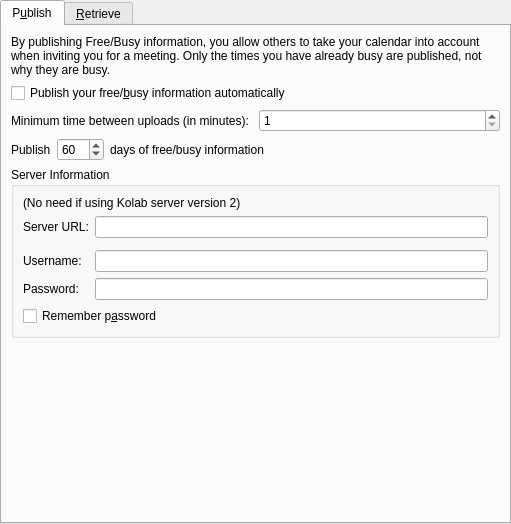
<?xml version="1.0" encoding="UTF-8"?>
<ui version="4.0">
 <class>KOGroupwarePrefsPage</class>
 <widget class="QWidget" name="KOGroupwarePrefsPage">
  <property name="geometry">
   <rect>
    <x>0</x>
    <y>0</y>
    <width>511</width>
    <height>524</height>
   </rect>
  </property>
  <layout class="QGridLayout">
   <property name="leftMargin">
    <number>0</number>
   </property>
   <property name="topMargin">
    <number>0</number>
   </property>
   <property name="rightMargin">
    <number>0</number>
   </property>
   <property name="bottomMargin">
    <number>0</number>
   </property>
   <item row="0" column="0">
    <widget class="QTabWidget" name="groupwareTab">
     <property name="enabled">
      <bool>true</bool>
     </property>
     <property name="currentIndex">
      <number>0</number>
     </property>
     <widget class="QWidget" name="tabPublish">
      <attribute name="title">
       <string>P&amp;ublish</string>
      </attribute>
      <layout class="QVBoxLayout">
       <property name="spacing">
        <number>6</number>
       </property>
       <property name="leftMargin">
        <number>9</number>
       </property>
       <property name="topMargin">
        <number>9</number>
       </property>
       <property name="rightMargin">
        <number>9</number>
       </property>
       <property name="bottomMargin">
        <number>9</number>
       </property>
       <item>
        <widget class="QLabel" name="TextLabel1">
         <property name="text">
          <string>By publishing Free/Busy information, you allow others to take your calendar into account when inviting you for a meeting. Only the times you have already busy are published, not why they are busy.</string>
         </property>
         <property name="wordWrap">
          <bool>true</bool>
         </property>
        </widget>
       </item>
       <item>
        <widget class="QCheckBox" name="publishEnable">
         <property name="whatsThis">
          <string>Check this box to upload your Free/Busy information automatically.
It is possible to skip this option and mail or upload your Free/Busy information using the Schedule menu of KOrganizer.
Note: If KOrganizer is acting as a KDE Kolab client, this is not required, as the Kolab2 server taking care of publishing your Free/Busy information and manages the access to it from other users.</string>
         </property>
         <property name="text">
          <string>Publish your free/&amp;busy information automatically</string>
         </property>
        </widget>
       </item>
       <item>
        <layout class="QHBoxLayout">
         <property name="spacing">
          <number>6</number>
         </property>
         <property name="leftMargin">
          <number>0</number>
         </property>
         <property name="topMargin">
          <number>0</number>
         </property>
         <property name="rightMargin">
          <number>0</number>
         </property>
         <property name="bottomMargin">
          <number>0</number>
         </property>
         <item>
          <widget class="QLabel" name="publishDelayLabel">
           <property name="whatsThis">
            <string>Configure minimum the interval of time in minutes between each upload here. This configuration is only effective in case you choose to publish your information automatically.</string>
           </property>
           <property name="text">
            <string>Minimum time between uploads (in minutes):</string>
           </property>
           <property name="buddy">
            <cstring>publishDelay</cstring>
           </property>
          </widget>
         </item>
         <item>
          <widget class="QSpinBox" name="publishDelay">
           <property name="whatsThis">
            <string>Configure minimum the interval of time in minutes between each upload here. This configuration is only effective in case you choose to publish your information automatically.</string>
           </property>
           <property name="minimum">
            <number>1</number>
           </property>
          </widget>
         </item>
        </layout>
       </item>
       <item>
        <layout class="QHBoxLayout">
         <property name="spacing">
          <number>6</number>
         </property>
         <property name="leftMargin">
          <number>0</number>
         </property>
         <property name="topMargin">
          <number>0</number>
         </property>
         <property name="rightMargin">
          <number>0</number>
         </property>
         <property name="bottomMargin">
          <number>0</number>
         </property>
         <item>
          <widget class="QLabel" name="TextLabel3">
           <property name="whatsThis">
            <string>Configure the number of calendar days you wish to be published and available to others here.</string>
           </property>
           <property name="text">
            <string>Publish</string>
           </property>
           <property name="buddy">
            <cstring>publishDays</cstring>
           </property>
          </widget>
         </item>
         <item>
          <widget class="QSpinBox" name="publishDays">
           <property name="whatsThis">
            <string>Configure the number of calendar days you wish to be published and available to others here.</string>
           </property>
           <property name="minimum">
            <number>1</number>
           </property>
           <property name="maximum">
            <number>366</number>
           </property>
           <property name="value">
            <number>60</number>
           </property>
          </widget>
         </item>
         <item>
          <widget class="QLabel" name="TextLabel4">
           <property name="whatsThis">
            <string>Configure the number of calendar days you wish to be published and available to others here.</string>
           </property>
           <property name="text">
            <string>days of free/busy information</string>
           </property>
          </widget>
         </item>
         <item>
          <spacer>
           <property name="orientation">
            <enum>Qt::Horizontal</enum>
           </property>
           <property name="sizeType">
            <enum>QSizePolicy::Expanding</enum>
           </property>
           <property name="sizeHint" stdset="0">
            <size>
             <width>20</width>
             <height>20</height>
            </size>
           </property>
          </spacer>
         </item>
        </layout>
       </item>
       <item>
        <widget class="QGroupBox" name="ButtonGroup2">
         <property name="title">
          <string>Server Information</string>
         </property>
         <layout class="QGridLayout">
          <property name="leftMargin">
           <number>9</number>
          </property>
          <property name="topMargin">
           <number>9</number>
          </property>
          <property name="rightMargin">
           <number>9</number>
          </property>
          <property name="bottomMargin">
           <number>9</number>
          </property>
          <property name="spacing">
           <number>6</number>
          </property>
          <item row="2" column="0" colspan="2">
           <widget class="Line" name="frame5"/>
          </item>
          <item row="1" column="1">
           <widget class="QLineEdit" name="publishUrl">
            <property name="enabled">
             <bool>true</bool>
            </property>
            <property name="whatsThis">
             <string>Enter the URL for the server on which your Free/Busy information shall be published here.
Ask the server administrator for this information.</string>
            </property>
           </widget>
          </item>
          <item row="4" column="1">
           <widget class="QLineEdit" name="publishPassword">
            <property name="whatsThis">
             <string>Enter your groupware server login password here.</string>
            </property>
            <property name="echoMode">
             <enum>QLineEdit::Password</enum>
            </property>
           </widget>
          </item>
          <item row="4" column="0">
           <widget class="QLabel" name="textLabel2">
            <property name="whatsThis">
             <string>Enter your groupware server login password here.</string>
            </property>
            <property name="text">
             <string>Password:</string>
            </property>
            <property name="buddy">
             <cstring>publishPassword</cstring>
            </property>
           </widget>
          </item>
          <item row="3" column="0">
           <widget class="QLabel" name="TextLabel6">
            <property name="whatsThis">
             <string>Enter the login information relative to your account on the server here.

A Kolab2 server specificity: Registered your UID (Unique IDentifier). By default your UID would be your email address on the Kolab2 server but it may also be different. In the last case enter your UID.</string>
            </property>
            <property name="text">
             <string comment="login name on the Kolab server">Username:</string>
            </property>
            <property name="buddy">
             <cstring>publishUser</cstring>
            </property>
           </widget>
          </item>
          <item row="3" column="1">
           <widget class="QLineEdit" name="publishUser">
            <property name="minimumSize">
             <size>
              <width>120</width>
              <height>0</height>
             </size>
            </property>
            <property name="whatsThis">
             <string>Enter the login information relative to your account on the server here.

A Kolab2 server specificity: Registered your UID (Unique IDentifier). By default your UID would be your email address on the Kolab2 server but it may also be different. In the last case enter your UID.</string>
            </property>
           </widget>
          </item>
          <item row="5" column="0" colspan="2">
           <widget class="QCheckBox" name="publishSavePassword">
            <property name="whatsThis">
             <string>Check this box to make KOrganizer remember your password and skip asking you each time it uploads your Free/Busy information, by storing it in the configuration file.
For security reasons, it is not recommended to store your password in the configuration file.</string>
            </property>
            <property name="text">
             <string>Remember p&amp;assword</string>
            </property>
           </widget>
          </item>
          <item row="1" column="0">
           <widget class="QLabel" name="TextLabel7">
            <property name="whatsThis">
             <string>Enter the URL for the server on which your Free/Busy information shall be published here.
Ask the server administrator for this information.</string>
            </property>
            <property name="text">
             <string>Server URL:</string>
            </property>
            <property name="buddy">
             <cstring>publishUrl</cstring>
            </property>
           </widget>
          </item>
          <item row="0" column="0" colspan="2">
           <widget class="QLabel" name="label">
            <property name="text">
             <string>(No need if using Kolab server version 2)</string>
            </property>
           </widget>
          </item>
         </layout>
        </widget>
       </item>
       <item>
        <spacer>
         <property name="orientation">
          <enum>Qt::Vertical</enum>
         </property>
         <property name="sizeType">
          <enum>QSizePolicy::Expanding</enum>
         </property>
         <property name="sizeHint" stdset="0">
          <size>
           <width>21</width>
           <height>50</height>
          </size>
         </property>
        </spacer>
       </item>
      </layout>
     </widget>
     <widget class="QWidget" name="tabRetrieve">
      <attribute name="title">
       <string>&amp;Retrieve</string>
      </attribute>
      <layout class="QVBoxLayout">
       <property name="spacing">
        <number>6</number>
       </property>
       <property name="leftMargin">
        <number>9</number>
       </property>
       <property name="topMargin">
        <number>9</number>
       </property>
       <property name="rightMargin">
        <number>9</number>
       </property>
       <property name="bottomMargin">
        <number>9</number>
       </property>
       <item>
        <widget class="QLabel" name="TextLabel2">
         <property name="text">
          <string>By retrieving Free/Busy information that others have published, you can take their calendar into account when inviting them to a meeting.</string>
         </property>
         <property name="wordWrap">
          <bool>true</bool>
         </property>
        </widget>
       </item>
       <item>
        <widget class="QCheckBox" name="retrieveEnable">
         <property name="whatsThis">
          <string>Check this box to retrieve other people's Free/Busy information automatically. Note that you have to fill the correct server information to make this possible.</string>
         </property>
         <property name="text">
          <string>Retrieve other people's free/&amp;busy information automatically</string>
         </property>
        </widget>
       </item>
       <item>
        <widget class="QCheckBox" name="fullDomainRetrieval">
         <property name="enabled">
          <bool>true</bool>
         </property>
         <property name="toolTip">
          <string>Set this to retrieve user@domain.ifb instead of user.ifb from the server</string>
         </property>
         <property name="whatsThis">
          <string>Check this box to download a free/busy file in the format &quot;user@domain.ifb&quot; (for example joe@company.com.ifb). Otherwise, it will download a free/busy file in the format user.ifb (for example joe.ifb). Ask the server Administrator if you are not sure about how to configure this option.</string>
         </property>
         <property name="text">
          <string>Use full email &amp;address for retrieval</string>
         </property>
        </widget>
       </item>
       <item>
        <widget class="QGroupBox" name="ButtonGroup2_2">
         <property name="title">
          <string>Server Information</string>
         </property>
         <layout class="QGridLayout">
          <property name="leftMargin">
           <number>9</number>
          </property>
          <property name="topMargin">
           <number>9</number>
          </property>
          <property name="rightMargin">
           <number>9</number>
          </property>
          <property name="bottomMargin">
           <number>9</number>
          </property>
          <property name="spacing">
           <number>6</number>
          </property>
          <item row="3" column="1">
           <widget class="QLineEdit" name="retrievePassword">
            <property name="whatsThis">
             <string>Enter your groupware server login password here.</string>
            </property>
            <property name="echoMode">
             <enum>QLineEdit::Password</enum>
            </property>
           </widget>
          </item>
          <item row="2" column="1">
           <widget class="QLineEdit" name="retrieveUser">
            <property name="whatsThis">
             <string>Enter the login information relative to your account on the server here.

A Kolab2 server specificity: Registered your UID (Unique IDentifier). By default your UID would be your email address on the Kolab2 server but it may also be different. In the last case enter your UID.</string>
            </property>
           </widget>
          </item>
          <item row="0" column="1">
           <widget class="QLineEdit" name="retrieveUrl">
            <property name="enabled">
             <bool>true</bool>
            </property>
            <property name="whatsThis">
             <string comment="@info:whatsthis">Enter the URL for the server on which the Free/Busy information is published here.
Ask the server administrator for this information.
Here is a Kolab2 Server URL example:

https://kolab2.example.com/freebusy/

Alternatively, you can specify a full path to the Free/Busy. For example: 

https://kolab2.example.com/freebusy/user.xfb</string>
            </property>
           </widget>
          </item>
          <item row="0" column="0">
           <widget class="QLabel" name="TextLabel7_2">
            <property name="whatsThis">
             <string comment="@info:whatsthis">Enter the URL for the server on which the Free/Busy information is published here.
Ask the server administrator for this information.
Here is a Kolab2 Server URL example:

https://kolab2.example.com/freebusy/

Alternatively, you can specify a full path to the Free/Busy. For example: 

https://kolab2.example.com/freebusy/user.xfb</string>
            </property>
            <property name="text">
             <string>Server URL:</string>
            </property>
            <property name="buddy">
             <cstring>retrieveUrl</cstring>
            </property>
           </widget>
          </item>
          <item row="2" column="0">
           <widget class="QLabel" name="textLabel3">
            <property name="whatsThis">
             <string>Enter the login information relative to your account on the server here.

A Kolab2 server specificity: Registered your UID (Unique IDentifier). By default your UID would be your email address on the Kolab2 server but it may also be different. In the last case enter your UID.</string>
            </property>
            <property name="text">
             <string>User&amp;name:</string>
            </property>
            <property name="buddy">
             <cstring>retrieveUser</cstring>
            </property>
           </widget>
          </item>
          <item row="3" column="0">
           <widget class="QLabel" name="textLabel4">
            <property name="whatsThis">
             <string>Enter your groupware server login password here.</string>
            </property>
            <property name="text">
             <string>Passwor&amp;d:</string>
            </property>
            <property name="buddy">
             <cstring>retrievePassword</cstring>
            </property>
           </widget>
          </item>
          <item row="1" column="0" colspan="2">
           <widget class="Line" name="frame7"/>
          </item>
          <item row="4" column="0" colspan="2">
           <widget class="QCheckBox" name="retrieveSavePassword">
            <property name="enabled">
             <bool>true</bool>
            </property>
            <property name="whatsThis">
             <string>Check this box to make KOrganizer remember your password and skip asking you each time it uploads your Free/Busy information, by storing it in the configuration file.
For security reasons, it is not recommended to store your password in the configuration file.</string>
            </property>
            <property name="text">
             <string>Re&amp;member password</string>
            </property>
           </widget>
          </item>
         </layout>
        </widget>
       </item>
       <item>
        <spacer>
         <property name="orientation">
          <enum>Qt::Vertical</enum>
         </property>
         <property name="sizeType">
          <enum>QSizePolicy::Expanding</enum>
         </property>
         <property name="sizeHint" stdset="0">
          <size>
           <width>20</width>
           <height>160</height>
          </size>
         </property>
        </spacer>
       </item>
      </layout>
     </widget>
    </widget>
   </item>
  </layout>
 </widget>
 <tabstops>
  <tabstop>groupwareTab</tabstop>
  <tabstop>publishEnable</tabstop>
  <tabstop>publishDelay</tabstop>
  <tabstop>publishDays</tabstop>
  <tabstop>publishUrl</tabstop>
  <tabstop>publishUser</tabstop>
  <tabstop>publishPassword</tabstop>
  <tabstop>publishSavePassword</tabstop>
  <tabstop>retrieveEnable</tabstop>
  <tabstop>fullDomainRetrieval</tabstop>
  <tabstop>retrieveUrl</tabstop>
  <tabstop>retrieveUser</tabstop>
  <tabstop>retrievePassword</tabstop>
  <tabstop>retrieveSavePassword</tabstop>
 </tabstops>
 <includes>
  <include location="global">kcm_korganizer_export.h</include>
 </includes>
 <resources/>
 <connections/>
</ui>
